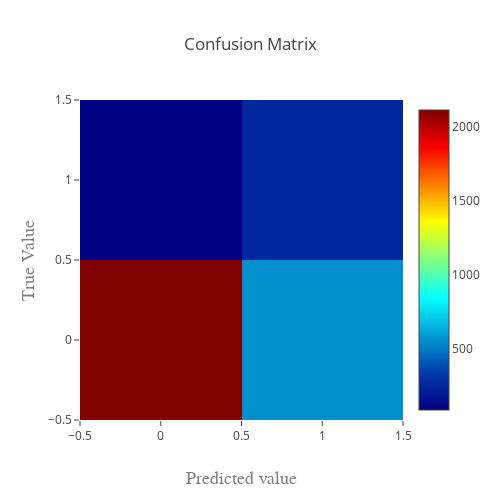

Write notebook code for a chart like this one.
### Code cell
int_conf_mat(y_test, predictions)

### Figure 1 — Plotly figure (JSON) as saved in the notebook; plotly's stock layout.template omitted (floating-point values rounded to 4 significant figures)
{"data": [{"colorscale": "Jet", "type": "heatmap", "x": [0, 1], "y": [0, 1], "z": [[2117, 557], [87, 253]]}], "layout": {"barmode": "overlay", "height": 500, "title": "Confusion Matrix", "width": 500, "xaxis": {"title": "Predicted value", "titlefont": {"color": "#7f7f7f", "family": "Courier New, monospace", "size": 18}}, "yaxis": {"title": "True Value", "titlefont": {"color": "#7f7f7f", "family": "Courier New, monospace", "size": 18}}}}
